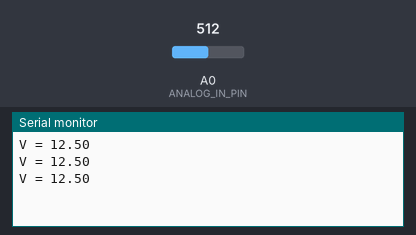
This sketch was run on a simulated Arduino Uno, built with avr-gcc and run on an emulated ATmega328P. On the bench: the last lines printed to the serial monitor. Inputs (shaded band) come from the test bench; at power-on: A0 (ANALOG_IN_PIN) = 512.

Above: at 1.3 s.
1.4 s: A0 (ANALOG_IN_PIN) set to 716
At 1.9 s:
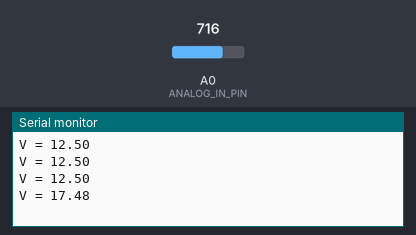
2.9 s: A0 (ANALOG_IN_PIN) set to 900
At 3.4 s:
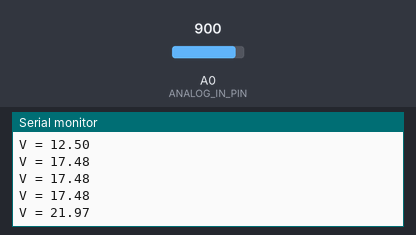
Timing chart, 0 to 5.9 s (numbered marks = the images above; inputs shaded):
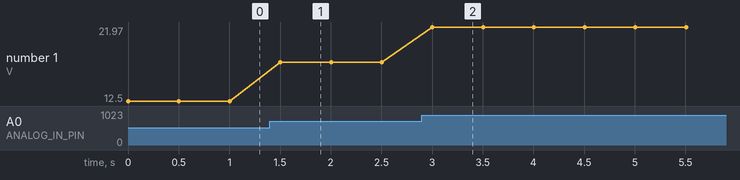

Measured:
- after the input at 1.4 s, the serial monitor: prints a new line after 0.10 s (image 1)
- after the input at 2.9 s, the serial monitor: prints a new line after 0.10 s (image 2)
- plotted number 1: 12.5 → 17.48 after the input at 1.4 s, 17.48 → 21.97 after the input at 2.9 s

The sketch:

Lab01.ino
```cpp
// Define analog input
#define ANALOG_IN_PIN A0
float adc_voltage = 0.0;
float in_voltage = 0.0;
float R1 = 30000.0;
float R2 = 7500.0;
float ref_voltage = 5.0;
int adc_value = 0;

void setup(){
  Serial.begin(9600);
}

void loop(){
  adc_value = analogRead(ANALOG_IN_PIN);
  adc_voltage  = (adc_value * ref_voltage) / 1024.0;
  in_voltage = adc_voltage*(R1+R2)/R2;
  Serial.print("V = ");
  Serial.println(in_voltage, 2);
  delay(500);
}
```
